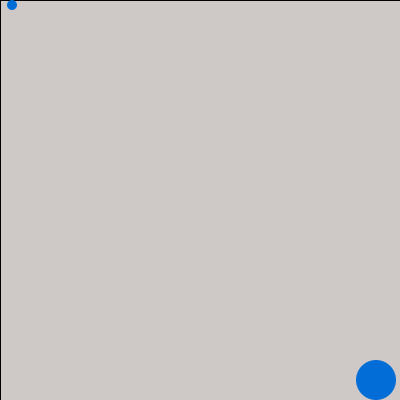
Frame 1 (no input)
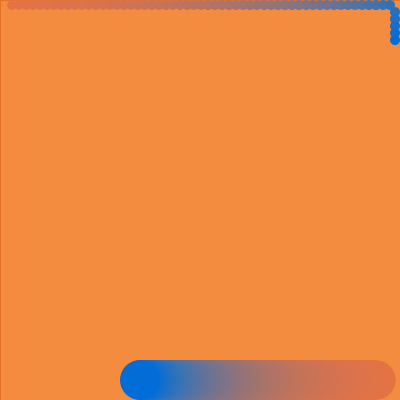
Frame 60 (the mouse pressed at the canvas centre just before this capture)
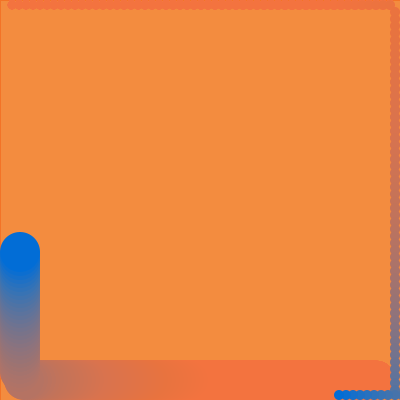
Frame 120 (the mouse held since frame 60 and released just before this capture)

The Processing sketch that drew these frames (run headless with seeded random() and noise(); from frame 60 on, the mouse is pressed at the canvas centre):

// Processing sketch: processing_133408
// ── processing_133408.pde

// rachel ciavarella
//computing for the arts hw V

//fig I global variables
float x, y, dx, dy, wd, ht; 

//fig II global variables
float x2, y2, dx2, dy2, wd2, ht2;

color bgColor; 



void setup( ) 
{ 
  size( 400, 400);  

//fig I
  x = 5; 
  y = 5; 
  wd = 10; 
  ht = 10; 
  dx = 7; 
  dy = 3;
  
//fig II
  x2 = 380; 
  y2 = 380; 
  wd2 = 40; 
  ht2 = 40; 
  dx2 = 4; 
  dy2 = 3;
 
  bgColor = color(255, 136, 44, 10); 

}


void draw( ) 
{ 
  prepareWindow( ); 
  moveFigure( ); 
  drawFigure( );
}


void prepareWindow()
{
  fill(bgColor);
  rect( 0, 0, 400, 400 );
}


void figure(float a, float b, float c, float d)
{
  noStroke();
  fill(#026DD6);
  ellipse(a, b, c, d);
}
 


void drawFigure()
{
  figure ( x, y, wd, ht);
  figure ( x2, y2, wd2, ht2); 
}


//move fig I
void moveFigure()
{
  x = x + dx;
 
  //right
  if ( x > width - 5 )
  {
  y = y + dx;
  x = width - 5;
  }
  
  //down
  if ( y > height - 5)
  {
    dx = -dx;
    x = x - dx;
    y = height - 5;
  } 
 
 //left
   if (x<5)
  {
    y = y + dx;
    x = width - 395;
  } 
  
 //up
   if ( y < 5)
  {
    dx = -dx;
    y = 5;
  }  


//figII
 //left
  if ( y2 == height -20 )
  {
  x2 = x2 - dx2;
  }
  
  //up
  if ((x2 == 20) && (y2 == height -20))
  {
    y2 = y2-dx2;
    x2 = 20;
  } 
 
 //left
   if ((x2 == 20) && (y2 < height - 20))
  {
    y2 = y2 - dx2;
    x2 = 20;
  } 
  
 //down
   if (( x2 == 20) && (y2 == 20))
  {
    x2 = x2 + dx2;
    y2 = 20;
  }  

 if (( x2 > 20) && (y2 == 20))
  {
    x2 = x2 + dx2;
    y2 = 20;
  }
  
   if (( x2 == width - 20) && (y2 == 20))
  {
    y2 = y2 + dx2;
    x2 = width - 20;
  }
  
   if (( x2 == width - 20 ) && (y2 > 20))
  {
    y2 = y2 + dx2;
    x2 = width -20;
  }
  
} 
